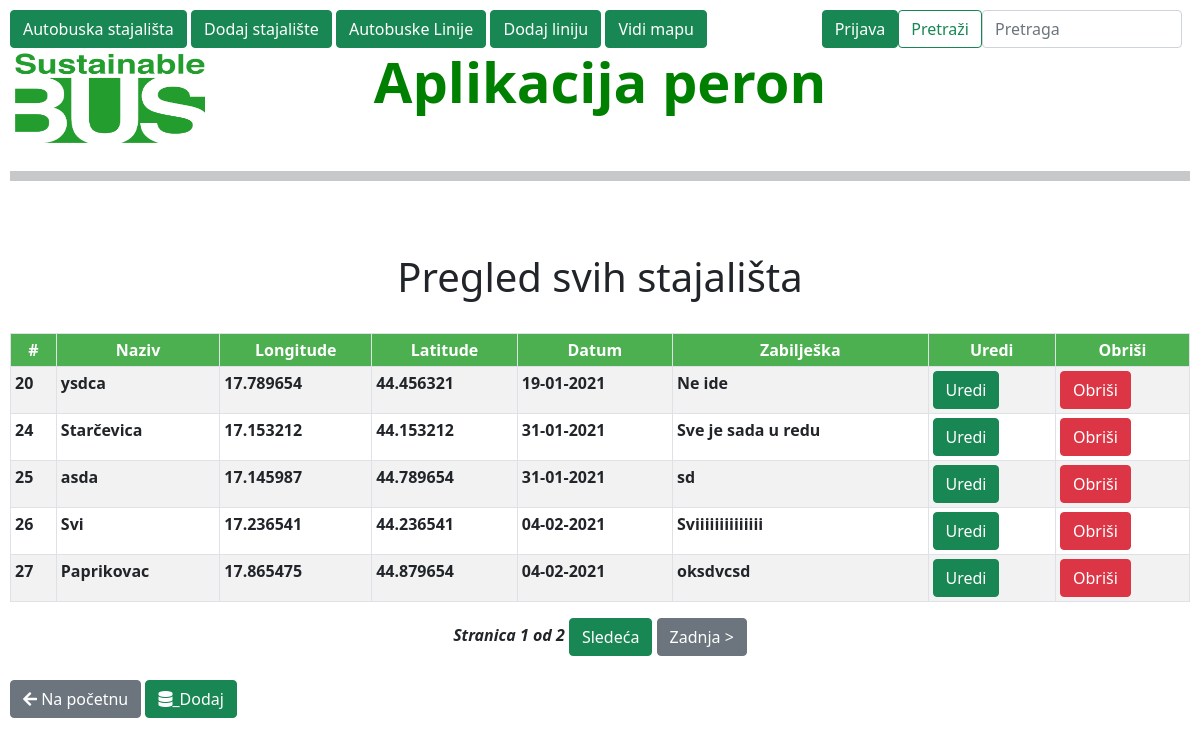
The app's page /station/ with its own data.
### peron/models.py (models this page shows, shortened)
class Station(models.Model):
    name = models.CharField(max_length=200, blank = False)
    create_at = models.DateField(auto_now_add=True, blank=False)
    note = models.TextField(blank=True)
    longitude = models.DecimalField(max_digits=9, decimal_places=6, blank = False)
    latitude = models.DecimalField(max_digits=9, decimal_places=6, blank = False)

### peron/views.py (the view)
# urls.py: path('station/', StationList.as_view(), name='stationList'),
class StationList(ListView):
    paginate_by = 5
    model = Station

### peron/templates/peron/station_list.html (shortened to what this page needs)
{% extends 'peron/base.html' %}
{% load static %}
{% block content %}
<body>
<br><br>
<h1 style = "text-align: center;">Pregled svih stajališta</h1><br>
<table class = "table table-striped table-bordered table-sm">
    <thead class = "thead-dark">
            <th>#</th>
            <th>Naziv</th>
            <th>Longitude</th>
            <th>Latitude</th>
            <th>Datum</th>
            <th>Zabilješka</th>
            <th>Uredi</th>
            <th>Obriši</th>
    </thead>
{% for station in station_list %}
        <tr>
            <td>{{station.id}}</td>
            <td>{{station.name}}</td>
            <td>{{station.longitude}}</td>
            <td>{{station.latitude}}</td>
            <td>{{station.create_at}}</td>
            <td>{{station.note}}</td>
            <td>
                <a href = "/station_edit/{{station.id}}"><span class = "btn btn-success">Uredi</span></a>
            </td>
            <td>
                <a href = "/station_delete/{{station.id}}" class = "btn btn-danger">Obriši</a>
            </td>
        </tr>
{% endfor %}
</table>
<div class="d-flex justify-content-center">
    <span class="step-links">
        <span class="current">
            <i><b>Stranica {{ page_obj.number }} od {{ page_obj.paginator.num_pages }}</b></i>
        </span>
        {% if page_obj.has_next %}
            <button class = "btn btn-success"><a href="?page={{ page_obj.next_page_number }}" style = "color: white; text-decoration: none;">Sledeća</a></button>
            <button class="btn btn-secondary"><a href="?page={{ page_obj.paginator.num_pages }}" style = "color: white; text-decoration: none;">Zadnja &gt;</a></button>
        {% endif %}
    </span>
</div>
<br>
<button class="btn btn-secondary"><i class="fa fa-arrow-left" aria-hidden="true"></i>
</i><a href="/" style = "color: white; text-decoration: none;">Na početnu</a></button>
<button type = "submit" class = "btn btn-success"><i class = "fas fa-database"></i><a href="../station_add" style = "color: white; text-decoration: none;">_Dodaj</a></button>
</body>
</html>
{% endblock %}

### peron/static/css/style.css (style rules this page uses)
html { height: 100%; margin: 0; padding: 5px; }
body { background-color: hsla(89, 63%, 36%, 0.9); height: 100%; padding: 5px; }
td { font-weight: bold; }
th { background-color: #4CAF50 !important; color: white; text-align: center !important; }
* { box-sizing: border-box; }
body { margin: 0; padding: 5; }

### records on screen
Station: id "20", name "ysdca", longitude "17.789654", latitude "44.456321", create_at "19-01-2021", note "Ne ide"
Station: id "24", name "Starčevica", longitude "17.153212", latitude "44.153212", create_at "31-01-2021", note "Sve je sada u redu"
Station: id "25", name "asda", longitude "17.145987", latitude "44.789654", create_at "31-01-2021", note "sd"
Station: id "26", name "Svi", longitude "17.236541", latitude "44.236541", create_at "04-02-2021", note "Sviiiiiiiiiiiiii"
Station: id "27", name "Paprikovac", longitude "17.865475", latitude "44.879654", create_at "04-02-2021", note "oksdvcsd"

### other values on screen
{{ page_obj.number }} "1"
{{ page_obj.paginator.num_pages }} "2"
